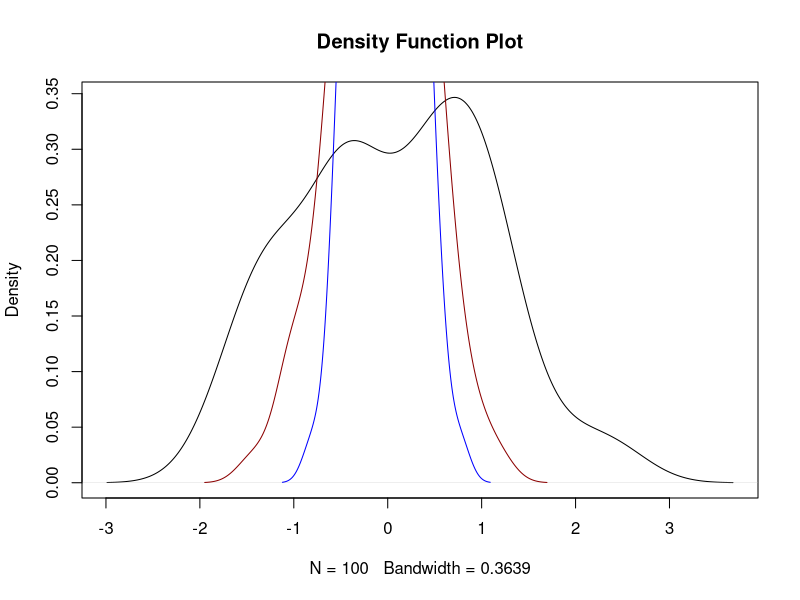

Reproduce this figure in R. (Note: this script raises an error after producing the figure.)
# Take a random sample from the normal distribution, and plot the estimated density function.
y <- rnorm(100)
plot(density(y), type = "l", main = "Density Function Plot")

# Now take repeated samples of size 4, calculate the mean for each such sample, and plot the density.
x <- numeric(100)

for(i in 1:100) {
  x[i] <- mean(rnorm(4))
}

lines(density(x), col = "darkred")

# Repeat the above: taking samples of size 9, and of size 25.
y <- numeric(100)

for(i in 1:100) {
  y[i] <- mean(rnorm(9))
}

lines(density(y), col = "blue")

z <- numeric(100)

for(i in 1:100) {
  z <- mean(rnorm(25))
}

lines(density(z), col = "orange")